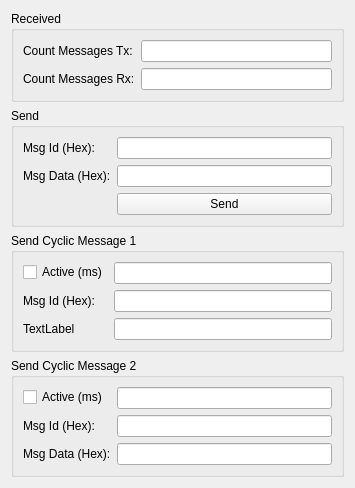
<?xml version="1.0" encoding="UTF-8"?>
<ui version="4.0">
 <class>DLTCanPluginForm</class>
 <widget class="QWidget" name="DLTCanPluginForm">
  <property name="geometry">
   <rect>
    <x>0</x>
    <y>0</y>
    <width>355</width>
    <height>400</height>
   </rect>
  </property>
  <property name="windowTitle">
   <string>Template</string>
  </property>
  <layout class="QVBoxLayout" name="verticalLayout">
   <item>
    <widget class="QGroupBox" name="groupBox">
     <property name="title">
      <string>Received</string>
     </property>
     <layout class="QFormLayout" name="formLayout">
      <item row="1" column="0">
       <widget class="QLabel" name="label">
        <property name="text">
         <string>Count Messages Rx:</string>
        </property>
       </widget>
      </item>
      <item row="1" column="1">
       <widget class="QLineEdit" name="lineEditCountMessagesRx">
        <property name="readOnly">
         <bool>true</bool>
        </property>
       </widget>
      </item>
      <item row="0" column="1">
       <widget class="QLineEdit" name="lineEditCountMessagesTx">
        <property name="readOnly">
         <bool>true</bool>
        </property>
       </widget>
      </item>
      <item row="0" column="0">
       <widget class="QLabel" name="label_8">
        <property name="text">
         <string>Count Messages Tx:</string>
        </property>
       </widget>
      </item>
     </layout>
    </widget>
   </item>
   <item>
    <widget class="QGroupBox" name="groupBox_2">
     <property name="title">
      <string>Send</string>
     </property>
     <layout class="QFormLayout" name="formLayout_2">
      <item row="0" column="0">
       <widget class="QLabel" name="label_2">
        <property name="text">
         <string>Msg Id (Hex):</string>
        </property>
       </widget>
      </item>
      <item row="0" column="1">
       <widget class="QLineEdit" name="lineEditSendMsgId"/>
      </item>
      <item row="1" column="0">
       <widget class="QLabel" name="label_6">
        <property name="text">
         <string>Msg Data (Hex):</string>
        </property>
       </widget>
      </item>
      <item row="1" column="1">
       <widget class="QLineEdit" name="lineEditSendMsgData"/>
      </item>
      <item row="2" column="1">
       <widget class="QPushButton" name="pushButtonSend">
        <property name="text">
         <string>Send</string>
        </property>
       </widget>
      </item>
     </layout>
    </widget>
   </item>
   <item>
    <widget class="QGroupBox" name="groupBox_3">
     <property name="title">
      <string>Send Cyclic Message 1</string>
     </property>
     <layout class="QFormLayout" name="formLayout_3">
      <item row="1" column="0">
       <widget class="QLabel" name="label_3">
        <property name="text">
         <string>Msg Id (Hex):</string>
        </property>
       </widget>
      </item>
      <item row="2" column="0">
       <widget class="QLabel" name="label_5">
        <property name="text">
         <string>TextLabel</string>
        </property>
       </widget>
      </item>
      <item row="1" column="1">
       <widget class="QLineEdit" name="lineEditSendCylicMsg1Id"/>
      </item>
      <item row="2" column="1">
       <widget class="QLineEdit" name="lineEditSendCylicMsg1Data"/>
      </item>
      <item row="0" column="1">
       <widget class="QLineEdit" name="lineEditSendCylicMsg1Cycle"/>
      </item>
      <item row="0" column="0">
       <widget class="QCheckBox" name="checkBoxSendCyclicMsg1Active">
        <property name="text">
         <string>Active (ms)</string>
        </property>
       </widget>
      </item>
     </layout>
    </widget>
   </item>
   <item>
    <widget class="QGroupBox" name="groupBox_4">
     <property name="title">
      <string>Send Cyclic Message 2</string>
     </property>
     <layout class="QFormLayout" name="formLayout_4">
      <item row="1" column="0">
       <widget class="QLabel" name="label_4">
        <property name="text">
         <string>Msg Id (Hex):</string>
        </property>
       </widget>
      </item>
      <item row="0" column="0">
       <widget class="QCheckBox" name="checkBoxSendCyclicMsg2Active">
        <property name="text">
         <string>Active (ms)</string>
        </property>
       </widget>
      </item>
      <item row="2" column="0">
       <widget class="QLabel" name="label_7">
        <property name="text">
         <string>Msg Data (Hex):</string>
        </property>
       </widget>
      </item>
      <item row="1" column="1">
       <widget class="QLineEdit" name="lineEditSendCylicMsg2Id"/>
      </item>
      <item row="2" column="1">
       <widget class="QLineEdit" name="lineEditSendCylicMsg2Data"/>
      </item>
      <item row="0" column="1">
       <widget class="QLineEdit" name="lineEditSendCylicMsg2Cycle"/>
      </item>
     </layout>
    </widget>
   </item>
   <item>
    <spacer name="verticalSpacer">
     <property name="orientation">
      <enum>Qt::Vertical</enum>
     </property>
     <property name="sizeHint" stdset="0">
      <size>
       <width>20</width>
       <height>40</height>
      </size>
     </property>
    </spacer>
   </item>
  </layout>
 </widget>
 <resources/>
 <connections/>
</ui>
